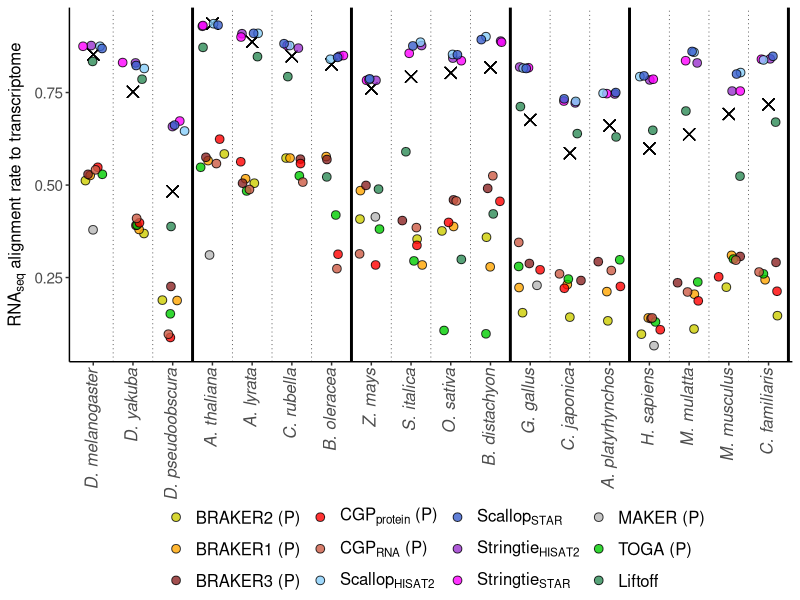
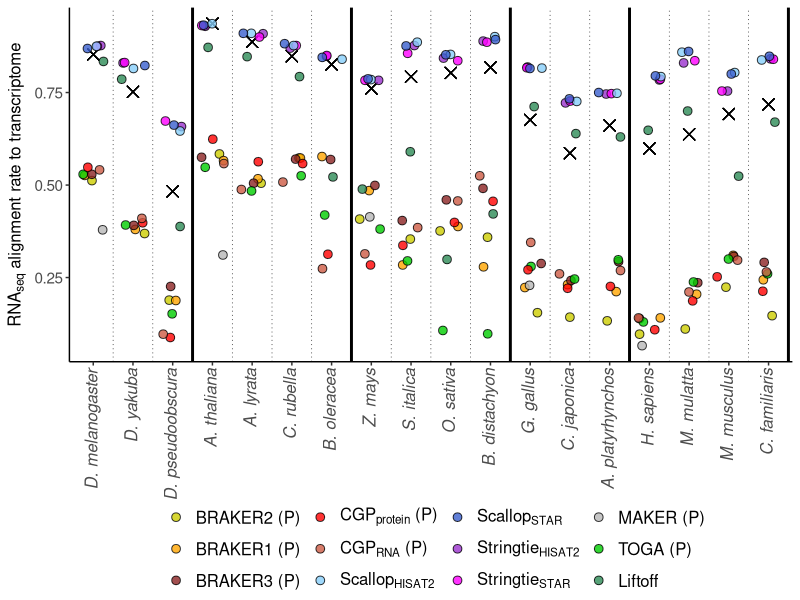

Here is the R script that generated these plots, in order:
## ---- chunk 1
currentdir=getwd()
setwd(currentdir)
library(tidyverse)
## ---- chunk 2
annotations <-read_csv("../../data/Table_S3.csv")
annotations <- annotations %>% filter(!method %in% c("BrkProt-unfilt","BrkProt-fullsupport","BrkRNA-unfilt",
                                                     "BrkRNA-fullsupport","CGPdenovo","TSEBRA","MakerNoRnaNoEvm",
                                                     "MakerRnaEvm","MakerNoRnaEvm")) 

methodlabels<-c("BRAKER2 (P)","BRAKER1 (P)","BRAKER3 (P)",expression(paste(CGP[protein]," (P)")),expression(paste(CGP[RNA]," (P)")),expression(Scallop[HISAT2]),expression(Scallop[STAR]),expression(Stringtie[HISAT2]),expression(Stringtie[STAR]),"MAKER (P)","TOGA (P)","Liftoff")

annotations$method <- factor(annotations$method,levels=c("BrkProt","BrkRNA","Braker3","CGPprotein","CGPrnaseq",
                                           "ScalHisat","ScalStar","StrHisat","StrStar","MakerRnaNoEvm","TOGA","liftoff"))

annotations <- annotations %>% mutate(species = str_replace(species, "dmelanogaster", "D. melanogaster")) %>%
     mutate(species = str_replace(species, "dpseudoobscura", "D. pseudoobscura")) %>%  
     mutate(species = str_replace(species, "dyakuba", "D. yakuba")) %>%
     mutate(species = str_replace(species, "alyrata", "A. lyrata")) %>%
     mutate(species = str_replace(species, "athaliana", "A. thaliana")) %>%
     mutate(species = str_replace(species, "boleracea", "B. oleracea")) %>%
     mutate(species = str_replace(species, "crubella", "C. rubella")) %>%
     mutate(species = str_replace(species, "osativa", "O. sativa")) %>%
     mutate(species = str_replace(species, "sitalica", "S. italica")) %>%
     mutate(species = str_replace(species, "bdistachyon", "B. distachyon")) %>%
     mutate(species = str_replace(species, "zmays", "Z. mays")) %>%
     mutate(species = str_replace(species, "bmori", "B. mori")) %>%
     mutate(species = str_replace(species, "herato", "H. erato")) %>%
     mutate(species = str_replace(species, "dplexippus", "D. plexippus")) %>%
     mutate(species = str_replace(species, "human", "H. sapiens")) %>%
     mutate(species = str_replace(species, "macaque", "M. mulatta")) %>%
     mutate(species = str_replace(species, "dog", "C. familiaris")) %>%
     mutate(species = str_replace(species, "mouse", "M. musculus")) %>%
     mutate(species = str_replace(species, "chicken", "G. gallus")) %>%
     mutate(species = str_replace(species, "quail", "C. japonica")) %>%
     mutate(species = str_replace(species, "mallard", "A. platyrhynchos"))


annotations <- annotations %>% mutate_at(vars(species),factor,levels=c("D. melanogaster",
              "D. yakuba", "D. pseudoobscura","A. thaliana", "A. lyrata","C. rubella","B. oleracea","Z. mays","S. italica","O. sativa",
               "B. distachyon", "G. gallus","C. japonica","A. platyrhynchos","H. sapiens","M. mulatta","M. musculus","C. familiaris","H. erato","D. plexippus","B. mori"))
## ---- chunk 3
transcriptome_alignmentrate_plot <- annotations %>% filter(group!="heliconines") %>% ggplot(aes(x=species,y=median_align_splicedexons)) + 
geom_point(aes(x=species,y=RefTsAlignRateAll),shape=4,color="black",size=3.5) +
geom_point(aes(fill=method),color="black",pch=21,position = position_jitter(w = 0.3,h = 0),alpha=0.8,size=2.6) +
    scale_fill_manual(labels=methodlabels,values=c("yellow3","orange","brown4", "red","coral3", "lightskyblue", "royalblue3","darkorchid3", "magenta","gray72","green3","seagreen")) + 
theme_classic() +
theme(legend.text.align = 0) + 
theme(legend.text=element_text(size=12)) +
theme(axis.text.x=element_text(angle=90, size=12,hjust=1,vjust=0.32,face="italic")) + 
theme(axis.text.y=element_text(size=11)) + 
theme(axis.title.y=element_text(size=12)) +
ylab(expression(paste(RNA[seq]," alignment rate to transcriptome"))) +
xlab("") + 
geom_vline(xintercept=1.5,linetype="dotted",size=0.2) +
geom_vline(xintercept=2.5,linetype="dotted",size=0.2)+
geom_vline(xintercept=3.5,linetype="solid",size=1) +
geom_vline(xintercept=4.5,linetype="dotted",size=0.2) +
geom_vline(xintercept=5.5,linetype="dotted",size=0.2) +
geom_vline(xintercept=6.5,linetype="dotted",size=0.2) +
geom_vline(xintercept=7.5,linetype="solid",size=1)+
geom_vline(xintercept=8.5,linetype="dotted",size=0.2) +
geom_vline(xintercept=9.5,linetype="dotted",size=0.2) +
geom_vline(xintercept=10.5,linetype="dotted",size=0.2) +
geom_vline(xintercept=11.5,linetype="solid",size=1)+
geom_vline(xintercept=12.5,linetype="dotted",size=0.2) +
geom_vline(xintercept=13.5,linetype="dotted",size=0.2) +
geom_vline(xintercept=14.5,linetype="solid",size=1) +
geom_vline(xintercept=15.5,linetype="dotted",size=0.2) +
geom_vline(xintercept=16.5,linetype="dotted",size=0.2) +
geom_vline(xintercept=18.5,linetype="solid",size=1) +
geom_vline(xintercept=17.5,linetype="dotted",size=0.2) +
geom_vline(xintercept=19.5,linetype="dotted",size=0.2) +
geom_vline(xintercept=20.5,linetype="dotted",size=0.2) +
guides(fill = guide_legend(title = "")) +
theme(legend.position="bottom") +
theme(legend.margin=margin(-22, 0, 0, 0))


print(transcriptome_alignmentrate_plot)
ggsave(transcriptome_alignmentrate_plot,file="Figure7.pdf",width=8,height=5.5)
